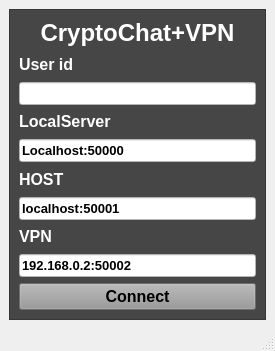
<?xml version="1.0" encoding="UTF-8"?>
<ui version="4.0">
 <class>MENU</class>
 <widget class="QMainWindow" name="MENU">
  <property name="geometry">
   <rect>
    <x>0</x>
    <y>0</y>
    <width>275</width>
    <height>351</height>
   </rect>
  </property>
  <property name="font">
   <font>
    <bold>false</bold>
   </font>
  </property>
  <property name="windowTitle">
   <string>MainWindow</string>
  </property>
  <widget class="QWidget" name="centralwidget">
   <layout class="QHBoxLayout" name="horizontalLayout">
    <item>
     <widget class="QFrame" name="frame">
      <property name="styleSheet">
       <string notr="true">background-color: rgb(70, 70, 70)</string>
      </property>
      <property name="frameShape">
       <enum>QFrame::StyledPanel</enum>
      </property>
      <property name="frameShadow">
       <enum>QFrame::Raised</enum>
      </property>
      <layout class="QVBoxLayout" name="verticalLayout">
       <item>
        <widget class="QLabel" name="label_5">
         <property name="text">
          <string>&lt;html&gt;&lt;head/&gt;&lt;body&gt;&lt;p align=&quot;center&quot;&gt;&lt;span style=&quot; font-size:18pt; font-weight:700; color:#ffffff;&quot;&gt;CryptoChat+VPN&lt;/span&gt;&lt;/p&gt;&lt;/body&gt;&lt;/html&gt;</string>
         </property>
        </widget>
       </item>
       <item>
        <widget class="QLabel" name="label_2">
         <property name="text">
          <string>&lt;html&gt;&lt;head/&gt;&lt;body&gt;&lt;p&gt;&lt;span style=&quot; font-size:12pt; font-weight:700; color:#ffffff;&quot;&gt;User id&lt;/span&gt;&lt;/p&gt;&lt;/body&gt;&lt;/html&gt;</string>
         </property>
        </widget>
       </item>
       <item>
        <widget class="QLineEdit" name="input_user_id">
         <property name="font">
          <font>
           <pointsize>10</pointsize>
           <bold>true</bold>
          </font>
         </property>
         <property name="styleSheet">
          <string notr="true">background-color: rgb(255, 255, 255);</string>
         </property>
         <property name="text">
          <string/>
         </property>
        </widget>
       </item>
       <item>
        <widget class="QLabel" name="label">
         <property name="font">
          <font>
           <pointsize>9</pointsize>
          </font>
         </property>
         <property name="text">
          <string>&lt;html&gt;&lt;head/&gt;&lt;body&gt;&lt;p&gt;&lt;span style=&quot; font-size:12pt; font-weight:700; color:#ffffff;&quot;&gt;LocalServer&lt;/span&gt;&lt;/p&gt;&lt;/body&gt;&lt;/html&gt;</string>
         </property>
        </widget>
       </item>
       <item>
        <widget class="QLineEdit" name="input_local_server">
         <property name="font">
          <font>
           <pointsize>10</pointsize>
           <bold>true</bold>
          </font>
         </property>
         <property name="whatsThis">
          <string>&lt;html&gt;&lt;head/&gt;&lt;body&gt;&lt;p&gt;&lt;br/&gt;&lt;/p&gt;&lt;/body&gt;&lt;/html&gt;</string>
         </property>
         <property name="styleSheet">
          <string notr="true">background-color: rgb(255, 255, 255);</string>
         </property>
         <property name="text">
          <string>Localhost:50000</string>
         </property>
        </widget>
       </item>
       <item>
        <widget class="QLabel" name="label_6">
         <property name="font">
          <font>
           <pointsize>9</pointsize>
          </font>
         </property>
         <property name="text">
          <string>&lt;html&gt;&lt;head/&gt;&lt;body&gt;&lt;p&gt;&lt;span style=&quot; font-size:12pt; font-weight:700; color:#ffffff;&quot;&gt;HOST&lt;/span&gt;&lt;/p&gt;&lt;/body&gt;&lt;/html&gt;</string>
         </property>
        </widget>
       </item>
       <item>
        <widget class="QLineEdit" name="input_host">
         <property name="font">
          <font>
           <pointsize>10</pointsize>
           <bold>true</bold>
          </font>
         </property>
         <property name="styleSheet">
          <string notr="true">background-color: rgb(255, 255, 255);</string>
         </property>
         <property name="text">
          <string>localhost:50001</string>
         </property>
        </widget>
       </item>
       <item>
        <widget class="QLabel" name="label_4">
         <property name="text">
          <string>&lt;html&gt;&lt;head/&gt;&lt;body&gt;&lt;p&gt;&lt;span style=&quot; font-size:12pt; font-weight:700; color:#ffffff;&quot;&gt;VPN&lt;/span&gt;&lt;/p&gt;&lt;/body&gt;&lt;/html&gt;</string>
         </property>
        </widget>
       </item>
       <item>
        <widget class="QLineEdit" name="input_vpn">
         <property name="font">
          <font>
           <pointsize>10</pointsize>
           <bold>true</bold>
          </font>
         </property>
         <property name="styleSheet">
          <string notr="true">background-color: rgb(255, 255, 255);</string>
         </property>
         <property name="text">
          <string>192.168.0.2:50002</string>
         </property>
        </widget>
       </item>
       <item>
        <widget class="QPushButton" name="button_connect">
         <property name="font">
          <font>
           <pointsize>12</pointsize>
           <italic>false</italic>
           <bold>true</bold>
          </font>
         </property>
         <property name="styleSheet">
          <string notr="true">background-color: rgb(152, 152, 152)</string>
         </property>
         <property name="text">
          <string>Connect</string>
         </property>
        </widget>
       </item>
      </layout>
     </widget>
    </item>
   </layout>
  </widget>
  <widget class="QStatusBar" name="statusbar"/>
 </widget>
 <resources/>
 <connections/>
</ui>
